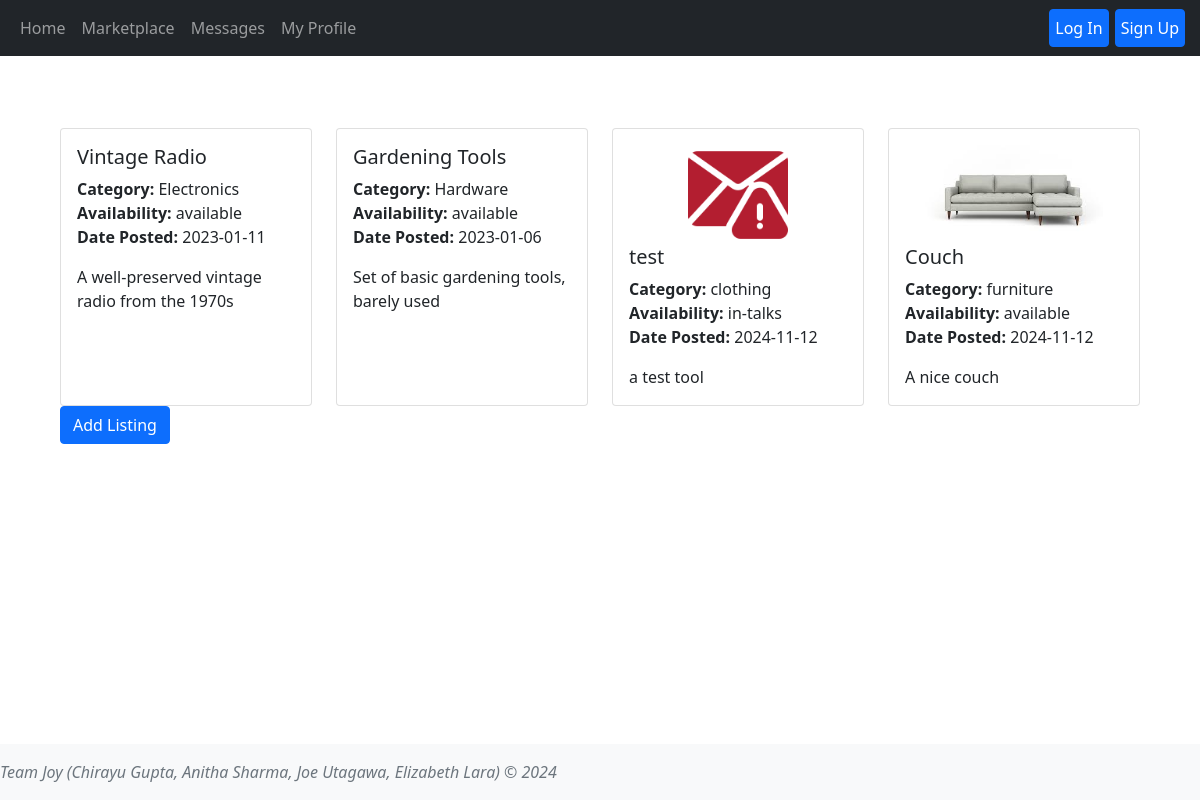
/marketplace, run on an earlier commit of the app's database.
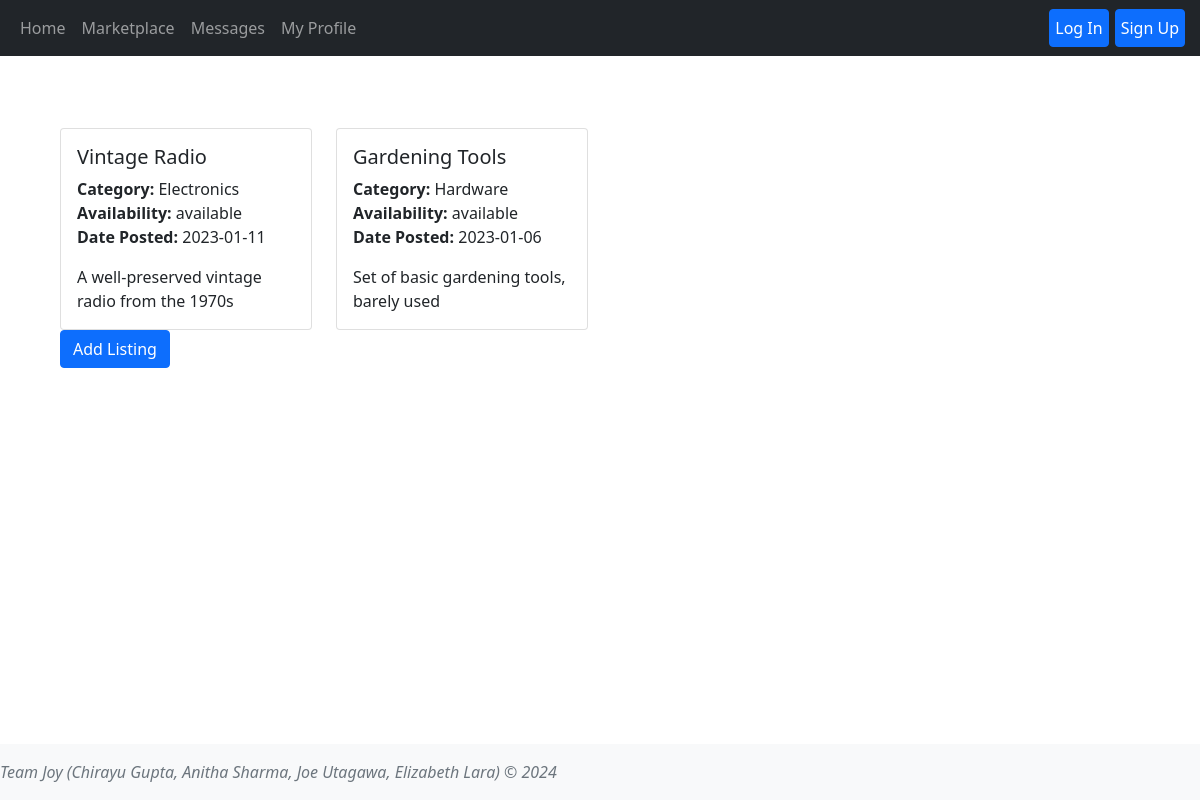
And on a later commit of the database.
### tables this page shows
CREATE TABLE Tools (id INTEGER PRIMARY KEY AUTOINCREMENT, user_id INTEGER, title TEXT NOT NULL, description TEXT, imgPath TEXT, category TEXT, availability TEXT, datePosted TEXT NOT NULL, FOREIGN KEY (user_id) REFERENCES Users(user_id));

### app.py (the view)
@app.route('/marketplace')
def market():
    user_id = session.get('user_id')
    user = User.getUserByID(user_id)
    tools = Tool.getAllTools()
    print(tools)
    return render_template('market.html', user_id=user_id, user=user, tools=tools)

### tools.py (called while the page is built)
    @classmethod
    def getAllTools(cls):
        conn = sqlite3.connect('database.db')
        cursorObj = conn.cursor()
        cursorObj.execute('SELECT id, user_id, title, description, imgPath, category, availability, datePosted FROM tools;')
        allRows = cursorObj.fetchall()
        ListOfDictionaries = []
        for row in allRows:
            m = {"id" : row[0], "user_id": row[1], "title":row[2], 'description': row[3], 'imgPath':row[4], 'category':row[5], 'availability':row[6], 'datePosted':row[7] }
            ListOfDictionaries.append(m)
        if conn:
            conn.close()
        return ListOfDictionaries

### users.py (called while the page is built)
    def getUserByID(user_id):
        users = User.getAllUsers()
        for user in users:
            if user['user_id'] == user_id:
                return user

### templates/market.html (shortened to what this page needs)
{% extends 'base.html' %}
{% block content%}
<main class="d-inline-flex p-5 align-items-end">
    <div class="container">
        <div class="row">
            {% for tool in tools %}
            <div class="col-md-3">
                <a href="{{ url_for('tool', tool_id=tool.id) }}" class="text-decoration-none text-dark">
                <div class="card h-100">
                    <div class="card-body">
                        {% if tool.imgPath %}
                        <img src="{{ url_for('static', filename='images/'+tool.imgPath) }}" style="height: 100px; width: auto; object-fit: contain; display: block; margin: 0 auto;" class="card-img-top" alt="{{ tool.title }}">
                        {% endif %}
                        <h5 class="card-title">{{ tool.title }}</h5>
                        <p class="card-text">
                            <strong>Category:</strong> {{ tool.category }}<br>
                            <strong>Availability:</strong> {{ tool.availability }}<br>
                            <strong>Date Posted:</strong> {{ tool.datePosted }}
                        </p>
                        <p class="card-text">
                            {{ tool.description}}
                        </p>
                    </div>
                </div>
            </a>
            </div>
            {% endfor %}
        </div>
        <div class="col-3">
            <a href="{{url_for('add_tool')}}">
                <button class="btn btn-primary">Add Listing</button>
            </a></div>
    </div>
</main>
{% endblock %}

What changed in the data, as far as the page shows it:
removed Tools: imgPath+title (picture), title "test", category "clothing", availability "in-talks", datePosted "2024-11-12", description "a test tool"
removed Tools: imgPath (picture), title "Couch", category "furniture", availability "available", datePosted "2024-11-12", description "A nice couch"
